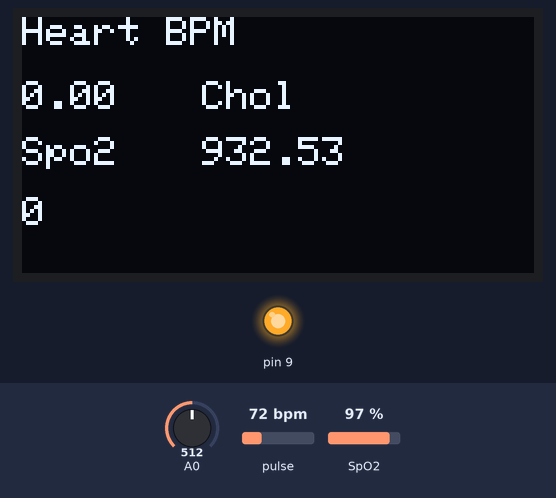
Recording of a sketch running on a simulated Arduino Uno, built for the host (arithmetic inside an expression is 32-bit, double 64-bit). Shown: 128×64 one-colour display, output pins drawn as LEDs (lit = HIGH). The inputs (shaded band) are chosen by the test bench; at power-on: pulse 72 bpm, A0 = 512, SpO2 97 %. What the sketch prints to the serial monitor is not drawn.

Above: at 1.6 s.
1.7 s: pulse set to 42 bpm
At 5.3 s:
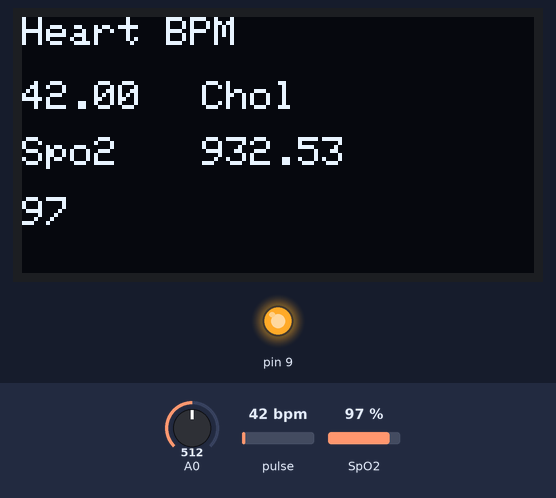
5.6 s: A0 set to 716
At 6.5 s:
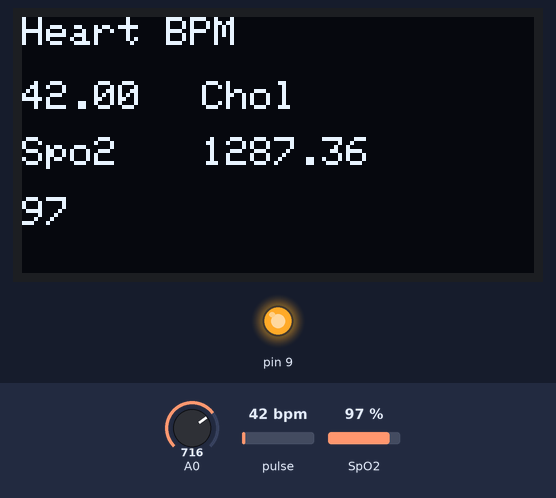
7.6 s: SpO2 set to 80 %
At 8.8 s:
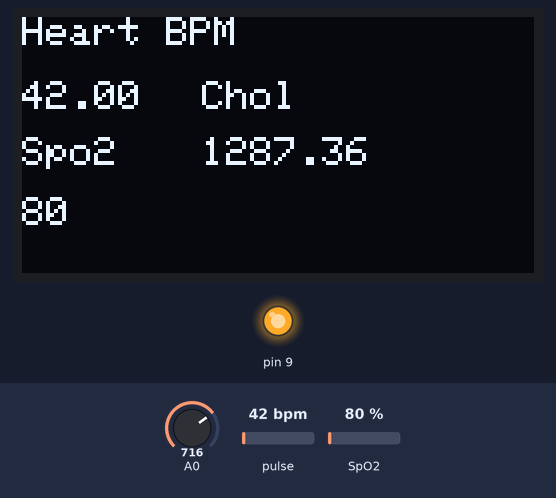
9.7 s: A0 set to 900
At 11.2 s:
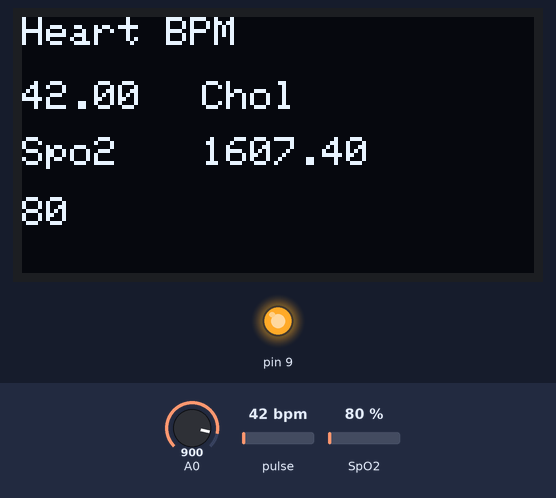
11.7 s: pulse set to 70 bpm
At 13.5 s:
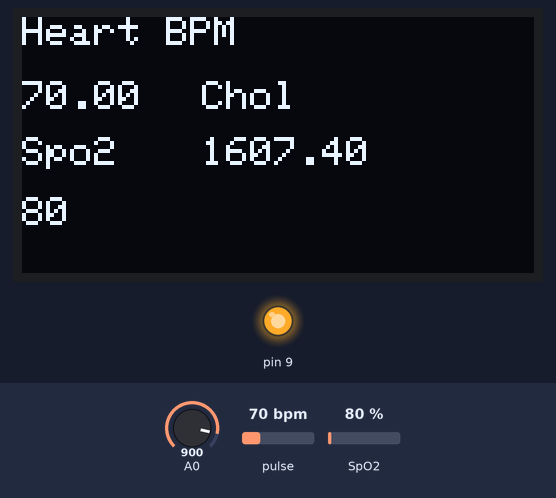
13.8 s: SpO2 set to 85 %
Timing chart, 0 to 16.8 s (numbered marks = the images above; inputs shaded):
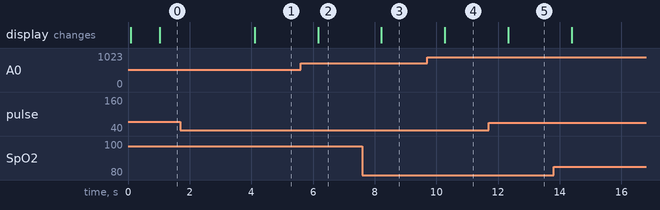

The sketch:

biosensor_final.ino
```cpp
#include <Wire.h>
#include <SoftwareSerial.h>
#include "MAX30100_PulseOximeter.h"

#include "Wire.h"
#include "Adafruit_GFX.h"
#include "OakOLED.h"

#define REPORTING_PERIOD_MS 1000

SoftwareSerial bluetoothModule(2, 3); // RX, TX
OakOLED oled;
PulseOximeter pox;

uint32_t tsLastReport = 0;
float cholVoltage = 0;
float chol = 0;
float bpm = 0;
int spo2 = 0;

void setup()
{
  Serial.begin(9600);
  bluetoothModule.begin(9600);

  oled.begin();
  oled.clearDisplay();
  oled.setTextSize(1);
  oled.setTextColor(1);
  oled.setCursor(0, 0);

  oled.println("Initializing pulse oximeter..");
  oled.display();
  Serial.print("Initializing pulse oximeter..");

  if (!pox.begin()) {
    Serial.println("FAILED");
    oled.clearDisplay();
    oled.setTextSize(1);
    oled.setTextColor(1);
    oled.setCursor(0, 0);
    oled.println("FAILED");
    oled.display();
    for(;;);
  } else {
    oled.clearDisplay();
    oled.setTextSize(1);
    oled.setTextColor(1);
    oled.setCursor(0, 0);
    oled.println("SUCCESS");
    oled.display();
    Serial.println("SUCCESS");
  }
}

void loop()
{
  analogWrite(9, 255);
  pox.update();

  if (millis() - tsLastReport > REPORTING_PERIOD_MS) {
    cholVoltage = analogRead(A0) * (5 / 1023.0);
    chol = (355.87*(cholVoltage+1.78))-591.46;
    bpm = pox.getHeartRate();
    spo2 = pox.getSpO2();

    Serial.print("Heart BPM:");
    Serial.print(pox.getHeartRate());
    Serial.print("-----");
    Serial.print("Oxygen Percent:");
    Serial.print(pox.getSpO2());
    Serial.println("\n");

    oled.clearDisplay();
    oled.setTextSize(1);
    oled.setTextColor(1);
    oled.setCursor(0,16);
    oled.println(bpm);

    oled.setTextSize(1);
    oled.setTextColor(1);
    oled.setCursor(0, 0);
    oled.println("Heart BPM");

    oled.setTextSize(1);
    oled.setTextColor(1);
    oled.setCursor(0, 30);
    oled.println("Spo2");

    oled.setTextSize(1);
    oled.setTextColor(1);
    oled.setCursor(0,45);
    oled.println(spo2);

    oled.setTextSize(1);
    oled.setTextColor(1);
    oled.setCursor(45, 16);
    oled.println("Chol");

    oled.setTextSize(1);
    oled.setTextColor(1);
    oled.setCursor(45, 30);
    oled.println(chol);
    oled.display();

    Serial.println(bluetoothModule.available());
    if(bluetoothModule.available()) {
      bluetoothModule.write(chol);
      bluetoothModule.write(bpm);
    }

    tsLastReport = millis();
  }
}
```

Measured:
- after the input at 1.7 s, the display: changes after 2.4 s (image 1)
- after the input at 5.6 s, the display: changes after 0.57 s (image 2)
- after the input at 7.6 s, the display: changes after 0.62 s (image 3)
- after the input at 9.7 s, the display: changes after 0.58 s (image 4)
- after the input at 11.7 s, the display: changes after 0.63 s (image 5)
